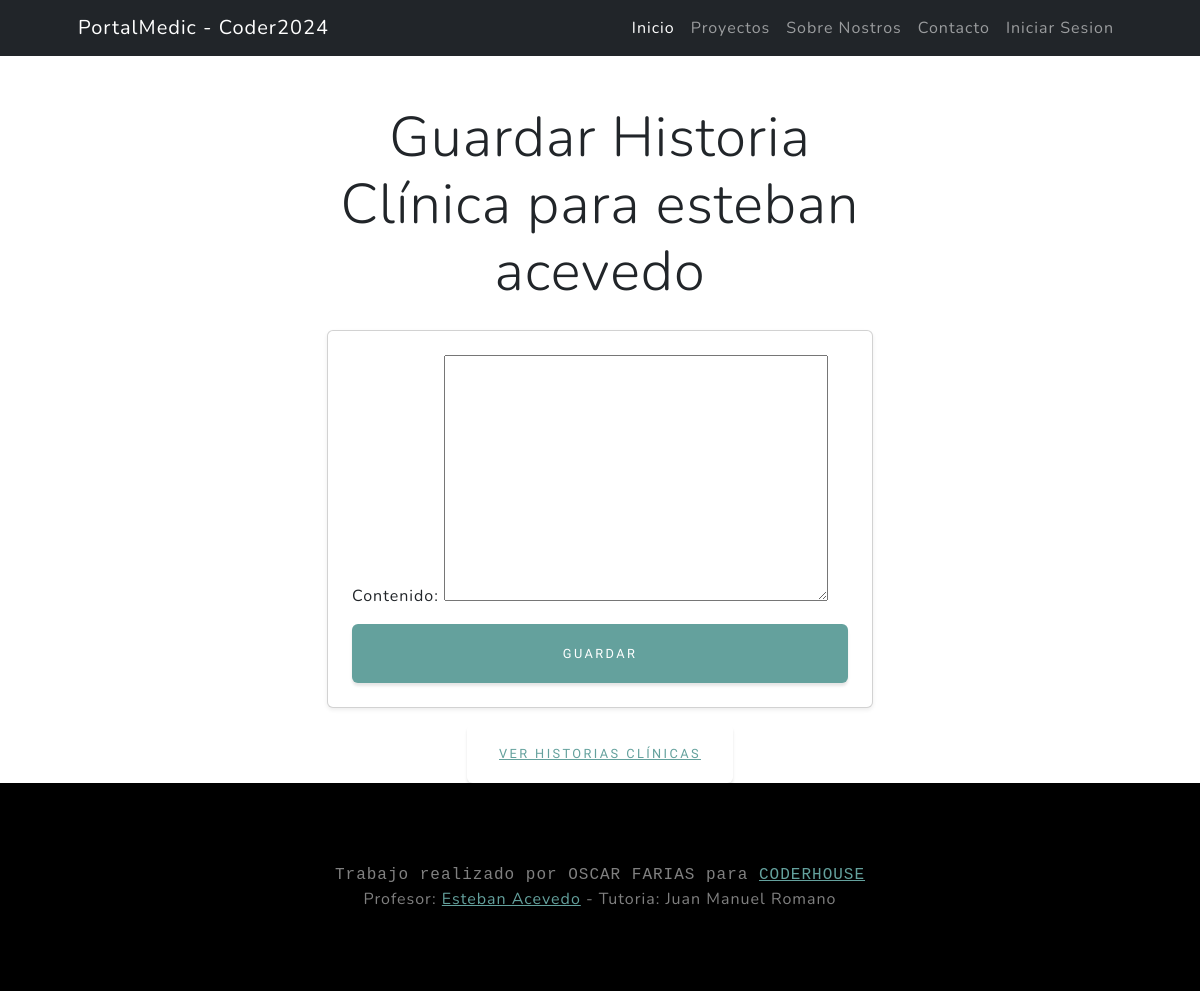
Page /pacientes/pacientes/1/guardar/ on the earlier database version.
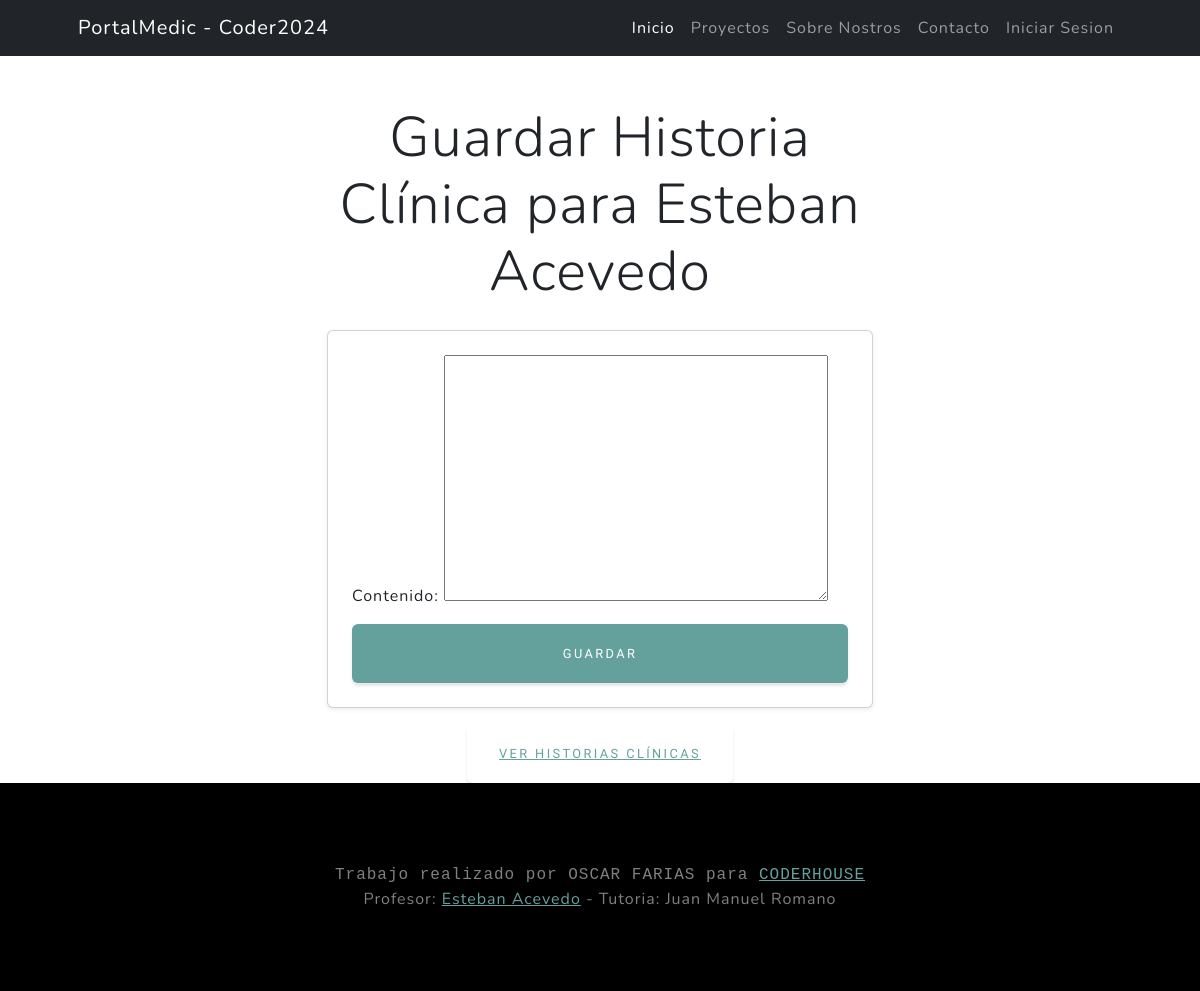
Same page on the later database version.
### pacientes/models.py (models this page shows, shortened)
class Paciente(models.Model):
    nombre = models.CharField(max_length=50, null = False)
    apellido = models.CharField(max_length=50, null = False)
    DNI = models.IntegerField(unique=True, null=False)
    fecha_nacimiento = models.DateField(null=True, blank=True)
    telefono = models.IntegerField(null=True, blank=True)
    obraSocial = models.ForeignKey(ObraSocial, on_delete=models.SET_NULL, null=True, blank=True, verbose_name = "Socio ID", related_name="paciente_obrasocial")
    numeroAfiliado = models.CharField(max_length=50,null=False, blank=False, verbose_name="Numero de Afiliado")
    medico_tratante = models.ForeignKey("medicos.Medicos", on_delete=models.SET_NULL, null=True, blank=True, related_name="paciente_medicos")
    class Meta:
        verbose_name = "Paciente"
        verbose_name_plural = "Pacientes"

### pacientes/views.py (the view)
# urls.py: path('pacientes/<int:pk>/guardar/', guardar_historia, name='guardar_historia'),
def guardar_historia(request, pk):
    paciente = get_object_or_404(Paciente, id=pk)
    if request.method == 'POST':
        form = HistoriaClinicaForm(request.POST)
        if form.is_valid():
            historia = form.save(commit=False)
            historia.paciente = paciente
            historia.save()
            return redirect('pacientes:pacientes_list', paciente_id=paciente.id)
    else:
        form = HistoriaClinicaForm()
    return render(request, 'pacientes/guardar_historia.html', {'form': form, 'paciente': paciente})

### pacientes/forms.py
class HistoriaClinicaForm(forms.ModelForm):
    class Meta:
        model = HistoriaClinica
        fields = ['contenido']

### pacientes/templates/pacientes/guardar_historia.html (shortened to what this page needs)
{% extends 'core/base.html' %}
{% load static %}
{% block content %}
<div class="container mt-5">
    <div class="row">
        <div class="col-12 col-md-8 offset-md-2 col-lg-6 offset-lg-3">
            <h1 class="display-4 text-center mb-4">Guardar Historia Clínica para {{ paciente.nombre }} {{ paciente.apellido }}</h1>
            <form method="post" class="card p-4 shadow-sm">
                {{ form.as_p }}
                <div class="d-grid">
                    <button type="submit" class="btn btn-primary btn-block">Guardar</button>
                </div>
            </form>
            <div class="mt-3 text-center">
                <a href="{% url 'pacientes:ver_historia' paciente.id %}" class="btn btn-link">Ver historias clínicas</a>
            </div>
        </div>
    </div>
</div>
{% endblock content %}

Differences in the rows shown:
changed Paciente: nombre "esteban" → "Esteban"; apellido "acevedo" → "Acevedo"
